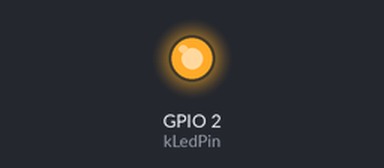
A program run on a simulated ESP32. Parts: output pins drawn as LEDs (lit = HIGH). What the program prints to the serial monitor is not drawn.

Above: at 1.0 s.
At 3.0 s:
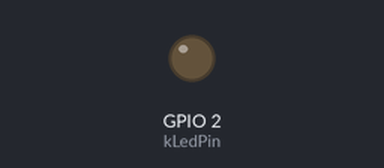
Timing chart, 0 to 5.2 s (numbered marks = the images above):
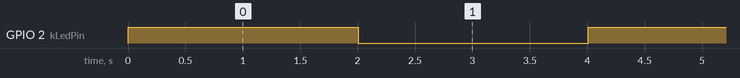

The program:

main.cpp
```cpp
#include <Arduino.h>
#include <Wire.h>

#if defined(ARDUINO_ARCH_ESP32)
#include "freertos/FreeRTOS.h"
#include "freertos/semphr.h"
#endif

constexpr uint8_t kI2CAddress = 0x42;            // 7-bit I2C address for this dummy sensor
constexpr float kOutputValue = 1.75f + (0.15f * 1.75f);  // single value served over I2C
constexpr unsigned long kLedBlinkDuration = 100; // LED on duration in milliseconds
constexpr unsigned long kSlowBlinkInterval = 2000; // Slow blink half-period in milliseconds

#if defined(ARDUINO_ARCH_ESP32)
constexpr int kSdaPin = 21;                      // Default SDA pin on ESP32 DevKit
constexpr int kSclPin = 22;                      // Default SCL pin on ESP32 DevKit
#endif

#if defined(LED_BUILTIN)
constexpr uint8_t kLedPin = LED_BUILTIN;
#elif defined(ARDUINO_ARCH_ESP32)
constexpr uint8_t kLedPin = 2;                   // Fallback for ESP32 boards without LED_BUILTIN
#else
constexpr uint8_t kLedPin = 13;                  // Common fallback for AVR boards
#endif

char gDigitBuffer[6] = {};
volatile unsigned long gLedOffTime = 0;          // millis() tick when LED should turn off
unsigned long gSlowBlinkNextToggle = 0;         // next scheduled toggle for slow blink
bool gSlowBlinkState = false;                   // false = LED off, true = LED on

#if defined(ARDUINO_ARCH_ESP32)
portMUX_TYPE gLedMux = portMUX_INITIALIZER_UNLOCKED;

inline unsigned long readLedOffTime() {
  portENTER_CRITICAL(&gLedMux);
  unsigned long copy = gLedOffTime;
  portEXIT_CRITICAL(&gLedMux);
  return copy;
}

inline void writeLedOffTime(unsigned long value) {
  portENTER_CRITICAL(&gLedMux);
  gLedOffTime = value;
  portEXIT_CRITICAL(&gLedMux);
}
#else
inline unsigned long readLedOffTime() {
  noInterrupts();
  unsigned long copy = gLedOffTime;
  interrupts();
  return copy;
}

inline void writeLedOffTime(unsigned long value) {
  noInterrupts();
  gLedOffTime = value;
  interrupts();
}
#endif

void handleI2CRequest();

void setup() {
  Serial.begin(115200);
  Serial.println(F("I2C float broadcaster starting up..."));

  pinMode(kLedPin, OUTPUT);
  digitalWrite(kLedPin, LOW);                    // LED off initially

#if defined(ARDUINO_ARCH_ESP32)
  Wire.begin(kSdaPin, kSclPin, kI2CAddress);     // configure ESP32 as I2C slave on selected pins
#else
  Wire.begin(kI2CAddress);                       // configure board as I2C slave (defaults)
#endif
  Wire.onRequest(handleI2CRequest);

  int scaled = static_cast<int>(kOutputValue * 10000.0f + 0.5f);
  for (int idx = 4; idx >= 0; --idx) {
    gDigitBuffer[idx] = static_cast<char>('0' + (scaled % 10));
    scaled /= 10;
  }
  gDigitBuffer[5] = '\0';

  gSlowBlinkNextToggle = millis();

  Serial.print(F("Constant value: "));
  Serial.println(kOutputValue, 3);
  Serial.print(F("I2C address 0x"));
  Serial.println(kI2CAddress, HEX);
  Serial.print(F("Digits on I2C: "));
  Serial.println(gDigitBuffer);
}

void loop() {
  const unsigned long now = millis();

  // Handle fast blink request pulse
  unsigned long ledOffCopy = readLedOffTime();

  if (ledOffCopy != 0) {
    if (now >= ledOffCopy) {
      digitalWrite(kLedPin, LOW);
      writeLedOffTime(0);
      gSlowBlinkState = false;
      gSlowBlinkNextToggle = now + kSlowBlinkInterval;
    }
  } else {
    // Run slow heartbeat blink when no I2C activity is pending
    if (now >= gSlowBlinkNextToggle) {
      gSlowBlinkState = !gSlowBlinkState;
      digitalWrite(kLedPin, gSlowBlinkState ? HIGH : LOW);
      gSlowBlinkNextToggle = now + kSlowBlinkInterval;
    }
  }
  delay(10);  // Yield to background tasks while waiting for I2C requests
}

void handleI2CRequest() {
  digitalWrite(kLedPin, HIGH);                   // Turn LED on
  unsigned long offTime = millis() + kLedBlinkDuration;
  writeLedOffTime(offTime);
  gSlowBlinkState = true;                       // ensure LED reads as on during pulse
  gSlowBlinkNextToggle = millis() + kSlowBlinkInterval;
  Serial.println(F("I2C request received"));
  Wire.write(reinterpret_cast<uint8_t*>(gDigitBuffer), 5);
}
```

Measured:
- by itself, GPIO 2 (kLedPin): alternates HIGH for 2.0 s and LOW for 2.0 s
